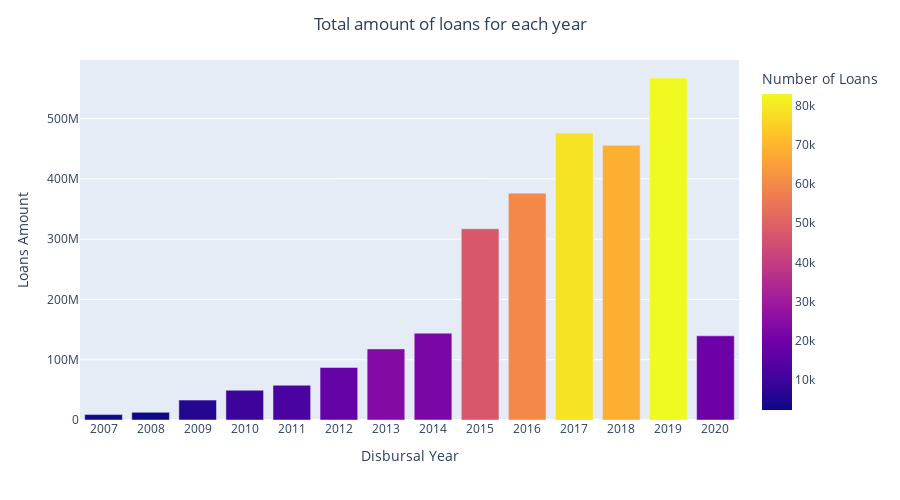

This figure's notebook cell:
### Code cell
#loans amount distribution over the years with highlighter number of loans

#group loans by year
loan_group_by_year = data.groupby('Disbursal Year')['Original Loan Amount'].agg(['sum', 'count']).reset_index()
loan_group_by_year.columns = ['Disbursal Year', 'Loans Amount', 'Number of Loans']
display(loan_group_by_year)

#build graph of total amount loans over the years with loan's number highlighter
fig = px.bar(loan_group_by_year, x='Disbursal Year', y='Loans Amount', color='Number of Loans', height=500)
fig.update_layout(title_text='Total amount of loans for each year', title_x=0.5)
fig.show()

### Figure 1 — Plotly figure (JSON) as saved in the notebook; plotly's stock layout.template omitted (floating-point values rounded to 4 significant figures)
{"data": [{"alignmentgroup": "True", "hovertemplate": "Disbursal Year=%{x}<br>Loans Amount=%{y}<br>Number of Loans=%{marker.color}<extra></extra>", "legendgroup": "", "marker": {"color": [2302, 2605, 5894, 9884, 11881, 17446, 23904, 22144, 47169, 59736, 78833, 68328, 82991, 19166], "coloraxis": "coloraxis"}, "name": "", "offsetgroup": "", "orientation": "v", "showlegend": false, "textposition": "auto", "type": "bar", "x": ["2007", "2008", "2009", "2010", "2011", "2012", "2013", "2014", "2015", "2016", "2017", "2018", "2019", "2020"], "xaxis": "x", "y": [8993200, 12652300, 33050360, 49309250, 57621670, 87040390, 117971900, 144111110, 317212960, 376270002, 475971641, 455605947, 567322079, 139630561], "yaxis": "y"}], "layout": {"barmode": "relative", "coloraxis": {"colorbar": {"title": {"text": "Number of Loans"}}, "colorscale": [[0, "#0d0887"], [0.1111, "#46039f"], [0.2222, "#7201a8"], [0.3333, "#9c179e"], [0.4444, "#bd3786"], [0.5556, "#d8576b"], [0.6667, "#ed7953"], [0.7778, "#fb9f3a"], [0.8889, "#fdca26"], [1, "#f0f921"]]}, "height": 500, "legend": {"tracegroupgap": 0}, "margin": {"t": 60}, "title": {"text": "Total amount of loans for each year", "x": 0.5}, "xaxis": {"anchor": "y", "domain": [0, 1], "title": {"text": "Disbursal Year"}}, "yaxis": {"anchor": "x", "domain": [0, 1], "title": {"text": "Loans Amount"}}}}
